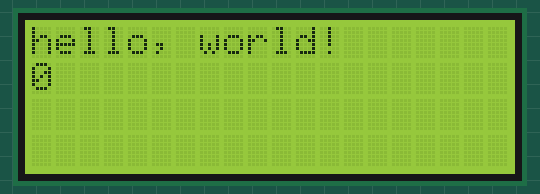
Bench run of a sketch on a simulated Arduino Uno, built with avr-gcc and run on an emulated ATmega328P. On the bench: 20×4 character LCD.

Above: at 0.1 s.
At 4.7 s:
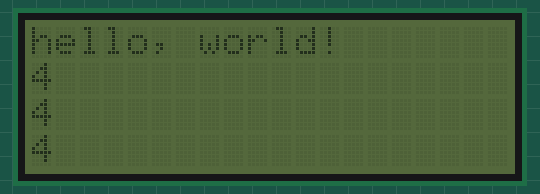
At 9.7 s:
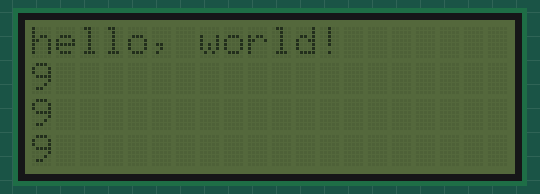
At 19.8 s:
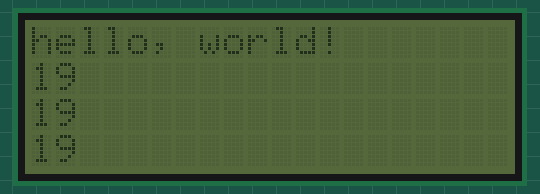
At 29.4 s:
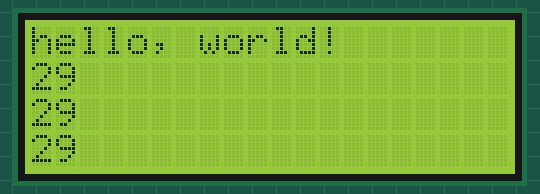
At 39.0 s:
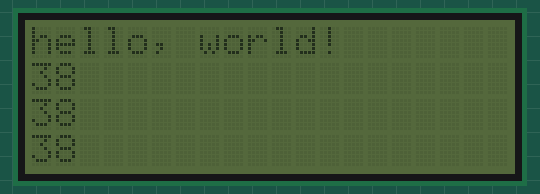

Measured:
- what the display in image 1 shows lasts 0.5 s, from 4.6 s to 5.1 s

The sketch:

write_to_display.ino
```cpp
/*
 Demonstration sketch for Adafruit i2c/SPI LCD backpack
 using MCP23008 I2C expander
 ( http://www.ladyada.net/products/i2cspilcdbackpack/index.html )

 This sketch prints "Hello World!" to the LCD
 and shows the time.

  The circuit:
 * 5V to Arduino 5V pin
 * GND to Arduino GND pin
 * CLK to Analog #5
 * DAT to Analog #4
*/

// include the library code:
#include "Wire.h"
#include "Adafruit_LiquidCrystal.h"

// Connect via i2c, default address #0 (A0-A2 not jumpered)
Adafruit_LiquidCrystal lcd(0);

void setup() {
  // set up the LCD's number of rows and columns:
  lcd.begin(20, 4);
  // Print a message to the LCD.
  lcd.print("hello, world!");
}

void loop() {
  // set the cursor to column 0, line 1
  // (note: line 1 is the second row, since counting begins with 0):
  lcd.setCursor(0, 1);
  // print the number of seconds since reset:
  lcd.print(millis()/1000);

  lcd.setBacklight(HIGH);
  delay(500);
  lcd.setBacklight(LOW);
  delay(500);
  lcd.setCursor(0, 2);
  // print the number of seconds since reset:
  lcd.print(millis()/1000);
  lcd.setCursor(0, 3);
  // print the number of seconds since reset:
  lcd.print(millis()/1000);
}
```
